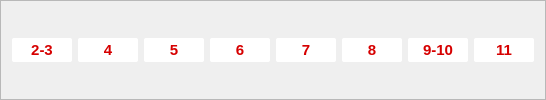
               <widget class="QFrame" name="frame_58">
                <property name="frameShape">
                 <enum>QFrame::StyledPanel</enum>
                </property>
                <property name="frameShadow">
                 <enum>QFrame::Raised</enum>
                </property>
                <layout class="QHBoxLayout" name="horizontalLayout_22">
                 <item>
                  <widget class="QPushButton" name="btn23">
                   <property name="minimumSize">
                    <size>
                     <width>60</width>
                     <height>0</height>
                    </size>
                   </property>
                   <property name="cursor">
                    <cursorShape>PointingHandCursor</cursorShape>
                   </property>
                   <property name="styleSheet">
                    <string notr="true">QPushButton {
 		background-color: rgb(255, 255, 255, 255);
		border-color: rgb(255, 255, 255);
		border-radius : 2px;
		color: rgb(214, 0, 0);
		font-size: 15px;
		padding: 3px 15px;
		font-family: &quot;SF Pro Display&quot;; 
			font-weight: bold; 
    		font-style: normal;
}

/* Saat mouse hover */
QPushButton:hover {
    background-color: rgb(255, 255, 255, 225);
}</string>
                   </property>
                   <property name="text">
                    <string>2-3</string>
                   </property>
                  </widget>
                 </item>
                 <item>
                  <widget class="QPushButton" name="btn4">
                   <property name="minimumSize">
                    <size>
                     <width>60</width>
                     <height>0</height>
                    </size>
                   </property>
                   <property name="cursor">
                    <cursorShape>PointingHandCursor</cursorShape>
                   </property>
                   <property name="styleSheet">
                    <string notr="true">QPushButton {
 		background-color: rgb(255, 255, 255, 255);
		border-color: rgb(255, 255, 255);
		border-radius : 2px;
		color: rgb(214, 0, 0);
		font-size: 15px;
		padding: 3px 15px;
		font-family: &quot;SF Pro Display&quot;; 
			font-weight: bold; 
    		font-style: normal;
}

/* Saat mouse hover */
QPushButton:hover {
    background-color: rgb(255, 255, 255, 225);
}</string>
                   </property>
                   <property name="text">
                    <string>4</string>
                   </property>
                  </widget>
                 </item>
                 <item>
                  <widget class="QPushButton" name="btn5">
                   <property name="minimumSize">
                    <size>
                     <width>60</width>
                     <height>0</height>
                    </size>
                   </property>
                   <property name="cursor">
                    <cursorShape>PointingHandCursor</cursorShape>
                   </property>
                   <property name="styleSheet">
                    <string notr="true">QPushButton {
 		background-color: rgb(255, 255, 255, 255);
		border-color: rgb(255, 255, 255);
		border-radius : 2px;
		color: rgb(214, 0, 0);
		font-size: 15px;
		padding: 3px 15px;
		font-family: &quot;SF Pro Display&quot;; 
			font-weight: bold; 
    		font-style: normal;
}

/* Saat mouse hover */
QPushButton:hover {
    background-color: rgb(255, 255, 255, 225);
}</string>
                   </property>
                   <property name="text">
                    <string>5</string>
                   </property>
                  </widget>
                 </item>
                 <item>
                  <widget class="QPushButton" name="btn6">
                   <property name="minimumSize">
                    <size>
                     <width>60</width>
                     <height>0</height>
                    </size>
                   </property>
                   <property name="cursor">
                    <cursorShape>PointingHandCursor</cursorShape>
                   </property>
                   <property name="styleSheet">
                    <string notr="true">QPushButton {
 		background-color: rgb(255, 255, 255, 255);
		border-color: rgb(255, 255, 255);
		border-radius : 2px;
		color: rgb(214, 0, 0);
		font-size: 15px;
		padding: 3px 15px;
		font-family: &quot;SF Pro Display&quot;; 
			font-weight: bold; 
    		font-style: normal;
}

/* Saat mouse hover */
QPushButton:hover {
    background-color: rgb(255, 255, 255, 225);
}</string>
                   </property>
                   <property name="text">
                    <string>6</string>
                   </property>
                  </widget>
                 </item>
                 <item>
                  <widget class="QPushButton" name="btn7">
                   <property name="minimumSize">
                    <size>
                     <width>60</width>
                     <height>0</height>
                    </size>
                   </property>
                   <property name="cursor">
                    <cursorShape>PointingHandCursor</cursorShape>
                   </property>
                   <property name="styleSheet">
                    <string notr="true">QPushButton {
 		background-color: rgb(255, 255, 255, 255);
		border-color: rgb(255, 255, 255);
		border-radius : 2px;
		color: rgb(214, 0, 0);
		font-size: 15px;
		padding: 3px 15px;
		font-family: &quot;SF Pro Display&quot;; 
			font-weight: bold; 
    		font-style: normal;
}

/* Saat mouse hover */
QPushButton:hover {
    background-color: rgb(255, 255, 255, 225);
}</string>
                   </property>
                   <property name="text">
                    <string>7</string>
                   </property>
                  </widget>
                 </item>
                 <item>
                  <widget class="QPushButton" name="btn8">
                   <property name="minimumSize">
                    <size>
                     <width>60</width>
                     <height>0</height>
                    </size>
                   </property>
                   <property name="cursor">
                    <cursorShape>PointingHandCursor</cursorShape>
                   </property>
                   <property name="styleSheet">
                    <string notr="true">QPushButton {
 		background-color: rgb(255, 255, 255, 255);
		border-color: rgb(255, 255, 255);
		border-radius : 2px;
		color: rgb(214, 0, 0);
		font-size: 15px;
		padding: 3px 15px;
		font-family: &quot;SF Pro Display&quot;; 
			font-weight: bold; 
    		font-style: normal;
}

/* Saat mouse hover */
QPushButton:hover {
    background-color: rgb(255, 255, 255, 225);
}</string>
                   </property>
                   <property name="text">
                    <string>8</string>
                   </property>
                  </widget>
                 </item>
                 <item>
                  <widget class="QPushButton" name="btn910">
                   <property name="minimumSize">
                    <size>
                     <width>60</width>
                     <height>0</height>
                    </size>
                   </property>
                   <property name="cursor">
                    <cursorShape>PointingHandCursor</cursorShape>
                   </property>
                   <property name="styleSheet">
                    <string notr="true">QPushButton {
 		background-color: rgb(255, 255, 255, 255);
		border-color: rgb(255, 255, 255);
		border-radius : 2px;
		color: rgb(214, 0, 0);
		font-size: 15px;
		padding: 3px 10px;
		font-family: &quot;SF Pro Display&quot;; 
			font-weight: bold; 
    		font-style: normal;
}

/* Saat mouse hover */
QPushButton:hover {
    background-color: rgb(255, 255, 255, 225);
}</string>
                   </property>
                   <property name="text">
                    <string>9-10</string>
                   </property>
                  </widget>
                 </item>
                 <item>
                  <widget class="QPushButton" name="btn11">
                   <property name="minimumSize">
                    <size>
                     <width>60</width>
                     <height>0</height>
                    </size>
                   </property>
                   <property name="cursor">
                    <cursorShape>PointingHandCursor</cursorShape>
                   </property>
                   <property name="styleSheet">
                    <string notr="true">QPushButton {
 		background-color: rgb(255, 255, 255, 255);
		border-color: rgb(255, 255, 255);
		border-radius : 2px;
		color: rgb(214, 0, 0);
		font-size: 15px;
		padding: 3px 15px;
		font-family: &quot;SF Pro Display&quot;; 
			font-weight: bold; 
    		font-style: normal;
}

/* Saat mouse hover */
QPushButton:hover {
    background-color: rgb(255, 255, 255, 225);
}</string>
                   </property>
                   <property name="text">
                    <string>11</string>
                   </property>
                  </widget>
                 </item>
                </layout>
               </widget>
